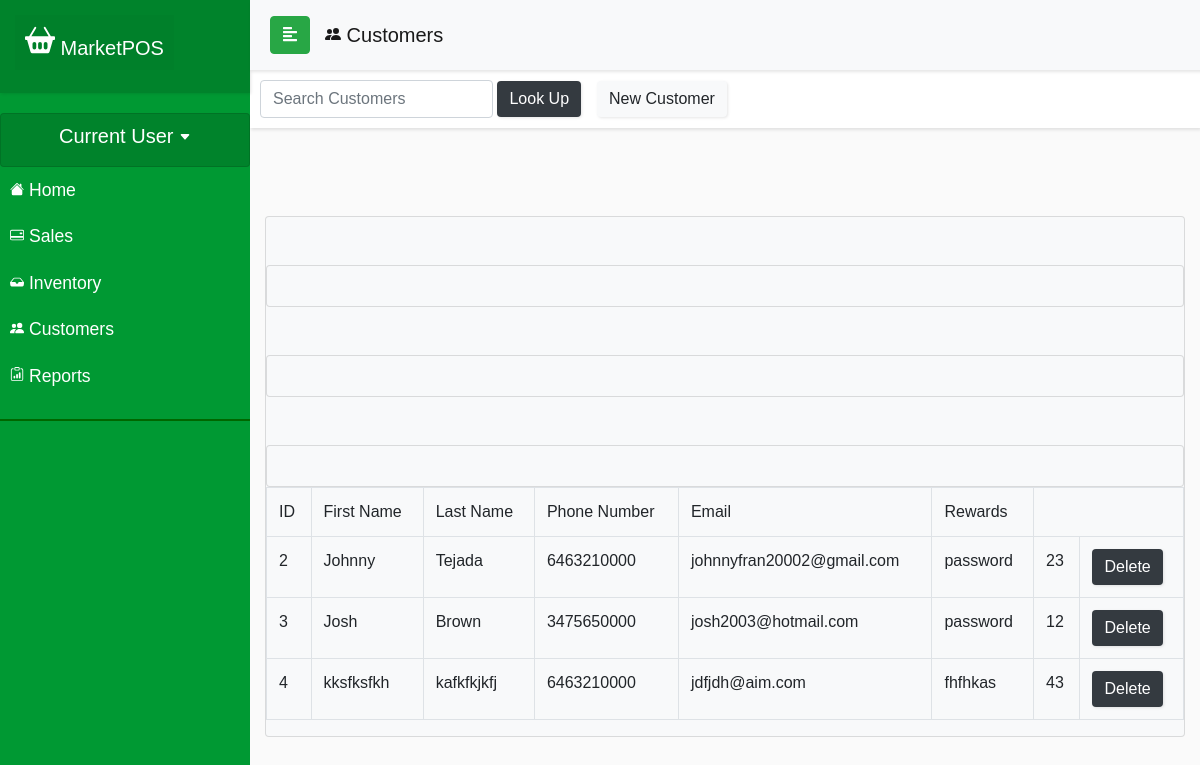
Page /currentDraft/customerview.php on the earlier database version.
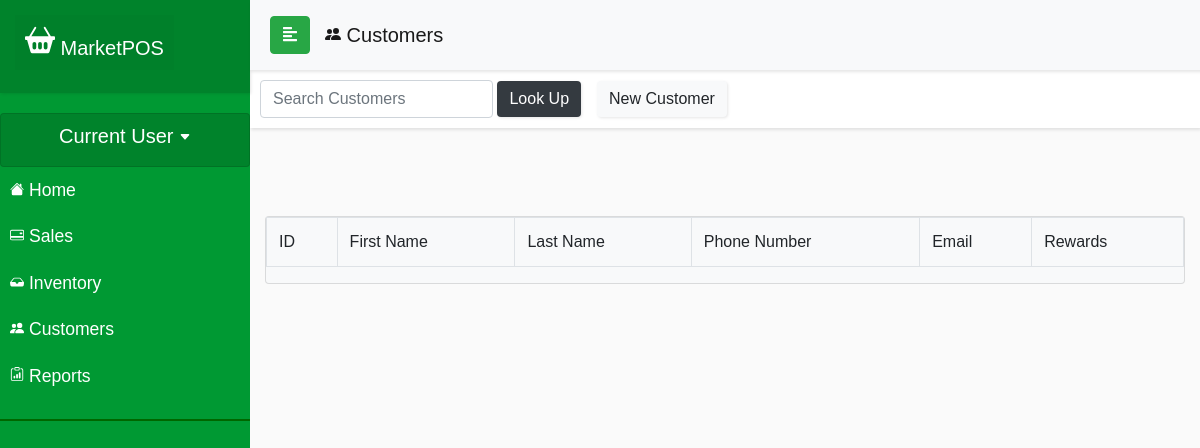
Same page on the later database version.
### tables this page shows
CREATE TABLE `customer_info` (
  `customer_id` int(11) NOT NULL,
  `email` varchar(50) NOT NULL,
  `password` varchar(60) NOT NULL,
  `first_name` varchar(50) NOT NULL,
  `last_name` varchar(50) NOT NULL,
  `phone_number` double NOT NULL,
  `rewards` float NOT NULL,
  `street_address` varchar(50) NOT NULL,
  `city` varchar(50) NOT NULL,
  `state` varchar(2) NOT NULL,
  `zip_code` int(11) NOT NULL
);

### currentDraft/customerview.php (the view, shortened to what this page needs)
<?php
require_once('config.php');
$query = "SELECT * FROM customer_info";
$result = mysqli_query($conn, $query);
?>
<!DOCTYPE html>
<html>
<head>
  <link rel="stylesheet" href="css/bootstrap.min.css">
  <link rel="stylesheet" href="userStyle.css">
  <link rel="stylesheet" href="css/jquery.mCustomScrollbar.min.css">
</head>
<body>
  <nav id="sidebar">
    <div class="sidebar-header">
      <h1><a class="navbar-brand relative-top" href="indexDraft.php" id="navcard">
          MarketPOS</a></h1>
    </div>
    <ul class="list-unstyled components">
      <div class="card" id="navcard">
        <h5 class="text-center">Current User <svg width=".6em" height=".6em" viewBox="0 0 16 16" class="bi bi-caret-down-fill" fill="currentColor" xmlns="http://www.w3.org/2000/svg">
            <path d="M7.247 11.14L2.451 5.658C1.885 5.013 2.345 4 3.204 4h9.592a1 1 0 0 1 .753 1.659l-4.796 5.48a1 1 0 0 1-1.506 0z" />
          </svg></h5>
      </div>
      <li class="active">
      <li>
        <a href="accounthomeDraft.php"> Home</a>
      </li>
      </li>
      <li>
        <a href="salescontrolv3.html"> Sales</a>
      </li>
      <li>
        <a href="inventorycontrol.html"> Inventory</a>
      </li>
      <li>
        <a href="customercontrol.html"> Customers</a>
      </li>
      <li>
        <a href="#"> Reports</a>
      </li>
    </ul>
  </nav>
  <div id="content">
    <nav class="navbar navbar-expand-lg navbar-light bg-light sticky-top" id="locnav">
      <div class="container-fluid">
        <button type="button" id="sidebarCollapse" class="btn btn-success">
          <i class="fas fa-align-left"></i>
        </button>
        <div class="collapse navbar-collapse" id="navbarSupportedContent">
          <ul class="nav navbar-nav mr-auto">
            <a class="navbar-brand" href="customercontrol.html">  Customers</a>
          </ul>
        </div>
      </div>
    </nav>
    <nav class="navbar navbar-light" id="salespanel">
            <form class="form-inline" method="post" action="customerview.php">
                <div class="nav-item" style="padding: 8px">
                    <input class="form-control" name="customer" placeholder="Search Customers" aria-label="Search">
                <button class="btn btn-dark navbar-btn" name="submit-search"> Look Up</button>
                </div>
                <div class="nav-item mr-auto">
                <a class="btn navbar-btn btn-light" href="customerindex.php" role="button"> New Customer</a></div>
            </form>
        </nav>
    <div class="container justify-content-center" id="formscreen">
          <div class="row">
            <div class="col m-auto">
              <div class="card mt-5 bg-light">
                <table class="table table-bordered">
                  <tr>
                    <td> ID </td>
                    <td> First Name </td>
                    <td> Last Name </td>
                    <td> Phone Number </td>
                    <td> Email </td>
                    <td> Rewards </td>
                  </tr>
                <?php
                if(isset($_POST['submit-search'])){
                  $search = mysqli_real_escape_string($conn, $_POST['customer']);
                  $sql = "SELECT * FROM customer_info WHERE first_name LIKE '%$search%'AND last_name LIKE '%$search%' OR phone_number LIKE '%$search%' OR email LIKE '%$search%'";
                  $result = mysqli_query($conn, $sql);
                  $queryResults = mysqli_num_rows($result);
                  if ($queryResults > 0){
                    while ($row = mysqli_fetch_assoc($result)) {
                      echo "<div class='card mt-5 card-body bg-light'><tr><td>".$row['customer_id']."</td><td>"
                      .$row['first_name']."</td><td>".$row['last_name']."</td><td>".$row['phone_number']. "</td><td>"
                      .$row['email']."</td><td>".$row['password']."</td><td>".$row['rewards'].
                      "</td><td><a class='btn navbar-btn btn-dark' role='button' href='customerdelete.php?Del="
                      .$row['customer_id']."'>Delete</a></td></tr></div>";
                    }
                  } else{
                      echo "<div class='card'>There are no results matching your search</div>";
                  }
                }else{
                  while ($row = mysqli_fetch_assoc($result)) {
                    echo "<div class='card mt-5 card-body bg-light'><tr><td>".$row['customer_id']."</td><td>"
                    .$row['first_name']."</td><td>".$row['last_name']."</td><td>".$row['phone_number']. "</td><td>"
                    .$row['email']."</td><td>".$row['password']."</td><td>".$row['rewards'].
                    "</td><td><a class='btn navbar-btn btn-dark' role='button' href='customerdelete.php?Del="
                    .$row['customer_id']."'>Delete</a></td></tr></div>";
                  }
                }
                ?>
                </table>
              </div>
            </div>
          </div>
    </div>
</body>
</html>

### currentDraft/userStyle.css (style rules this page uses)
body { font-family: 'Poppins', sans-serif; background: #fafafa; overflow-y: hidden; }
a, a:hover, a:focus { color: inherit; text-decoration: none; transition: all 0.3s; }
#locnav { position: fixed; }
#salespanel { padding: 2px 2px; margin-top: 30px; margin-left: 0px; }
.navbar { width: 100%; padding: 5px 5px; background: #fff; border: none; border-radius: 0; box-shadow: 1px 2px 3px rgba(0, 0, 0, 0.1); }
.navbar-brand { padding: 15px; }
.nav-item { padding: 8px; }
.navbar-btn { box-shadow: 1px 1px 3px rgba(0, 0, 0, 0.1); outline: none !important; border: none; }
#sidebar { width: 250px; position: fixed; top: 0; left: 0; height: 100vh; z-index: 999; background: #009933; color: #fff; transition: all 0.3s; }
#sidebar .sidebar-header { padding: 15px; background: rgba(0, 128, 43, 0.897); box-shadow: 1px 1px 3px rgba(0, 0, 0, 0.1); }
#sidebar ul.components { padding: 20px 0; border-bottom: 2px solid #006600; }
#sidebar ul li a { padding: 10px; font-size: 1.1em; display: block; }
#navcard { background: rgba(0, 128, 43, 0.897); padding: 10px; }
#content { width: calc(100% - 250px); margin-top: 40px; min-height: 100vh; transition: all 0.3s; position: absolute; top: 0; right: 0; overflow: hidden; }
#formscreen { margin-top: 40px; }

Differences in the rows shown:
removed customer_info: customer_id "2", first_name "Johnny", last_name "Tejada", phone_number "6463210000", email "johnnyfran20002@gmail.com", password "password", rewards "23"
removed customer_info: customer_id "3", first_name "Josh", last_name "Brown", phone_number "3475650000", email "josh2003@hotmail.com", password "password", rewards "12"
removed customer_info: customer_id "4", first_name "kksfksfkh", last_name "kafkfkjkfj", phone_number "6463210000", email "jdfjdh@aim.com", password "fhfhkas", rewards "43"
